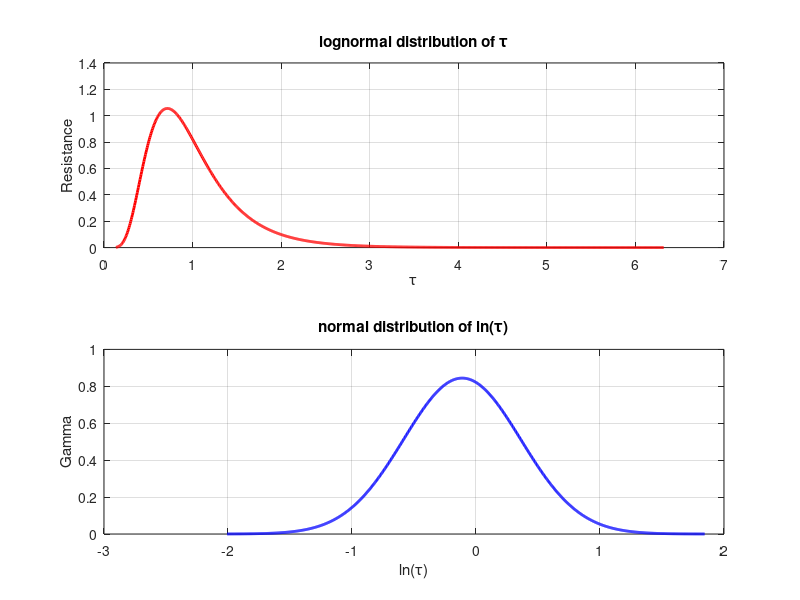

Write MATLAB code to recreate this figure.
% 주어진 평균과 표준 편차
mean_lognormal = 1.0;
std_lognormal = 0.5;

% 로그정규 분포의 매개변수 계산
sigma_squared = log(1 + (std_lognormal^2) / (mean_lognormal^2));
sigma = sqrt(sigma_squared);
mu = log(mean_lognormal) - (sigma_squared / 2);

fprintf('계산된 매개변수:\n');
fprintf('mu = %.5f\n', mu);
fprintf('sigma = %.5f\n', sigma);

% 로그정규 분포 객체 생성
pd = makedist('Lognormal', 'mu', mu, 'sigma', sigma);

% 샘플 데이터 생성
num_samples = 10000;
tau = random(pd, num_samples, 1);

% 로그정규 분포의 PDF 그리기
x = linspace(min(tau), max(tau), 1000);
y = pdf(pd, x);

figure;
subplot(2,1,1);
plot(x, y, 'r-', 'LineWidth', 2);
xlabel('\tau');
ylabel('Resistance');
title('lognormal distribution of \tau');
grid on;

% ln(tau) 계산
ln_tau = log(tau);

% ln(tau)에 대한 정규 분포 매개변수
mu_ln = mu;
sigma_ln = sigma;

% 정규 분포의 PDF 계산
x_ln = linspace(min(ln_tau), max(ln_tau), 1000);
y_ln = pdf('Normal', x_ln, mu_ln, sigma_ln);

% ln(tau)의 정규 분포 곡선 그리기
subplot(2,1,2);
plot(x_ln, y_ln, 'b-', 'LineWidth', 2);
xlabel('ln(\tau)');
ylabel('Gamma');
title('normal distribution of ln(\tau)');
grid on;

% 추가: 로그정규 분포의 특성 확인
computed_mean = mean(tau);
computed_std = std(tau);
fprintf('샘플로부터 계산된 평균: %.5f\n', computed_mean);
fprintf('샘플로부터 계산된 표준 편차: %.5f\n', computed_std);

% ln(tau)의 특성 확인
computed_mean_ln = mean(ln_tau);
computed_std_ln = std(ln_tau);
fprintf('ln(tau) 샘플의 평균: %.5f\n', computed_mean_ln);
fprintf('ln(tau) 샘플의 표준 편차: %.5f\n', computed_std_ln);

